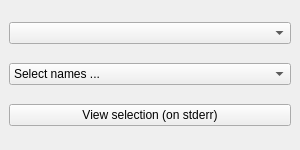
<?xml version="1.0" encoding="UTF-8"?>
<ui version="4.0">
 <class>MainWindow</class>
 <widget class="QMainWindow" name="MainWindow">
  <property name="geometry">
   <rect>
    <x>0</x>
    <y>0</y>
    <width>300</width>
    <height>150</height>
   </rect>
  </property>
  <property name="windowTitle">
   <string>MainWindow</string>
  </property>
  <widget class="QWidget" name="centralwidget">
   <layout class="QVBoxLayout" name="verticalLayout">
    <item>
     <widget class="QComboBox" name="comboBox_A"/>
    </item>
    <item>
     <widget class="QComboBox" name="comboBox_B">
      <item>
       <property name="text">
        <string>Select names ...</string>
       </property>
      </item>
      <item>
       <property name="text">
        <string>Alex</string>
       </property>
      </item>
      <item>
       <property name="text">
        <string>Bob</string>
       </property>
      </item>
      <item>
       <property name="text">
        <string>Alan</string>
       </property>
      </item>
      <item>
       <property name="text">
        <string>Jean</string>
       </property>
      </item>
      <item>
       <property name="text">
        <string>Max</string>
       </property>
      </item>
     </widget>
    </item>
    <item>
     <widget class="QPushButton" name="pushButton">
      <property name="text">
       <string>View selection (on stderr)</string>
      </property>
     </widget>
    </item>
   </layout>
  </widget>
 </widget>
 <resources/>
 <connections/>
</ui>
